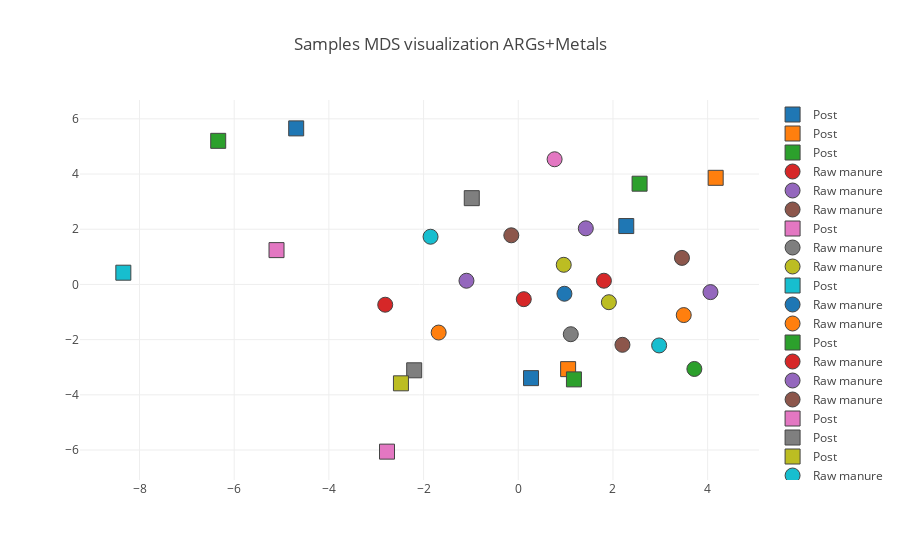

The notebook cell saved with this chart:
### Code cell
# visualize
layout1 = dict(
    title="Samples MDS visualization ARGs+Metals",
    xaxis=dict(zeroline=False),
    yaxis=dict(zeroline=False),
)

fig1 = dict(data=trace1, layout=layout1)
iplot(fig1, filename='basic-scatter-1')

### Figure 1 — Plotly figure (JSON) as saved in the notebook; plotly's stock layout.template omitted (floating-point values rounded to 4 significant figures)
{"data": [{"marker": {"line": {"width": 1}, "size": 15, "symbol": 1}, "mode": "markers", "name": "Post", "type": "scatter", "uid": "091837b8-967d-11e8-b190-14109fe1632b", "x": [0.2694], "y": [-3.395]}, {"marker": {"line": {"width": 1}, "size": 15, "symbol": 1}, "mode": "markers", "name": "Post", "type": "scatter", "uid": "09183b8c-967d-11e8-82f4-14109fe1632b", "x": [1.053], "y": [-3.069]}, {"marker": {"line": {"width": 1}, "size": 15, "symbol": 1}, "mode": "markers", "name": "Post", "type": "scatter", "uid": "09183ea2-967d-11e8-a81c-14109fe1632b", "x": [1.176], "y": [-3.44]}, {"marker": {"line": {"width": 1}, "size": 15, "symbol": 0}, "mode": "markers", "name": "Raw manure", "type": "scatter", "uid": "091841ae-967d-11e8-bb48-14109fe1632b", "x": [-2.81], "y": [-0.7349]}, {"marker": {"line": {"width": 1}, "size": 15, "symbol": 0}, "mode": "markers", "name": "Raw manure", "type": "scatter", "uid": "091844a6-967d-11e8-aee5-14109fe1632b", "x": [4.06], "y": [-0.2783]}, {"marker": {"line": {"width": 1}, "size": 15, "symbol": 0}, "mode": "markers", "name": "Raw manure", "type": "scatter", "uid": "091847a8-967d-11e8-9c2b-14109fe1632b", "x": [2.2], "y": [-2.188]}, {"marker": {"line": {"width": 1}, "size": 15, "symbol": 1}, "mode": "markers", "name": "Post", "type": "scatter", "uid": "09184a9e-967d-11e8-884f-14109fe1632b", "x": [-2.773], "y": [-6.058]}, {"marker": {"line": {"width": 1}, "size": 15, "symbol": 0}, "mode": "markers", "name": "Raw manure", "type": "scatter", "uid": "09184d98-967d-11e8-a3ed-14109fe1632b", "x": [1.109], "y": [-1.804]}, {"marker": {"line": {"width": 1}, "size": 15, "symbol": 0}, "mode": "markers", "name": "Raw manure", "type": "scatter", "uid": "09185086-967d-11e8-9016-14109fe1632b", "x": [1.914], "y": [-0.6433]}, {"marker": {"line": {"width": 1}, "size": 15, "symbol": 1}, "mode": "markers", "name": "Post", "type": "scatter", "uid": "09185388-967d-11e8-a215-14109fe1632b", "x": [-8.342], "y": [0.4253]}, {"marker": {"line": {"width": 1}, "size": 15, "symbol": 0}, "mode": "markers", "name": "Raw manure", "type": "scatter", "uid": "09185680-967d-11e8-bfd1-14109fe1632b", "x": [0.9749], "y": [-0.3373]}, {"marker": {"line": {"width": 1}, "size": 15, "symbol": 0}, "mode": "markers", "name": "Raw manure", "type": "scatter", "uid": "09185978-967d-11e8-aca0-14109fe1632b", "x": [-1.682], "y": [-1.744]}, {"marker": {"line": {"width": 1}, "size": 15, "symbol": 1}, "mode": "markers", "name": "Post", "type": "scatter", "uid": "09185c70-967d-11e8-b823-14109fe1632b", "x": [-6.338], "y": [5.203]}, {"marker": {"line": {"width": 1}, "size": 15, "symbol": 0}, "mode": "markers", "name": "Raw manure", "type": "scatter", "uid": "09185f5e-967d-11e8-af5e-14109fe1632b", "x": [0.1163], "y": [-0.5334]}, {"marker": {"line": {"width": 1}, "size": 15, "symbol": 0}, "mode": "markers", "name": "Raw manure", "type": "scatter", "uid": "09186258-967d-11e8-b4a7-14109fe1632b", "x": [1.426], "y": [2.034]}, {"marker": {"line": {"width": 1}, "size": 15, "symbol": 0}, "mode": "markers", "name": "Raw manure", "type": "scatter", "uid": "0918654c-967d-11e8-bcb7-14109fe1632b", "x": [-0.1471], "y": [1.78]}, {"marker": {"line": {"width": 1}, "size": 15, "symbol": 1}, "mode": "markers", "name": "Post", "type": "scatter", "uid": "09186846-967d-11e8-9619-14109fe1632b", "x": [-5.106], "y": [1.244]}, {"marker": {"line": {"width": 1}, "size": 15, "symbol": 1}, "mode": "markers", "name": "Post", "type": "scatter", "uid": "09186b3e-967d-11e8-a98e-14109fe1632b", "x": [-2.198], "y": [-3.111]}, {"marker": {"line": {"width": 1}, "size": 15, "symbol": 1}, "mode": "markers", "name": "Post", "type": "scatter", "uid": "09186e36-967d-11e8-b540-14109fe1632b", "x": [-2.478], "y": [-3.583]}, {"marker": {"line": {"width": 1}, "size": 15, "symbol": 0}, "mode": "markers", "name": "Raw manure", "type": "scatter", "uid": "0918712e-967d-11e8-ba7b-14109fe1632b", "x": [2.975], "y": [-2.21]}, {"marker": {"line": {"width": 1}, "size": 15, "symbol": 1}, "mode": "markers", "name": "Post", "type": "scatter", "uid": "0918741c-967d-11e8-b1fe-14109fe1632b", "x": [-4.69], "y": [5.655]}, {"marker": {"line": {"width": 1}, "size": 15, "symbol": 0}, "mode": "markers", "name": "Raw manure", "type": "scatter", "uid": "09187714-967d-11e8-b265-14109fe1632b", "x": [3.495], "y": [-1.11]}, {"marker": {"line": {"width": 1}, "size": 15, "symbol": 0}, "mode": "markers", "name": "Raw manure", "type": "scatter", "uid": "09187a0c-967d-11e8-9711-14109fe1632b", "x": [3.719], "y": [-3.062]}, {"marker": {"line": {"width": 1}, "size": 15, "symbol": 0}, "mode": "markers", "name": "Raw manure", "type": "scatter", "uid": "09187cfa-967d-11e8-9c20-14109fe1632b", "x": [1.809], "y": [0.1344]}, {"marker": {"line": {"width": 1}, "size": 15, "symbol": 0}, "mode": "markers", "name": "Raw manure", "type": "scatter", "uid": "09187ff4-967d-11e8-913c-14109fe1632b", "x": [-1.094], "y": [0.134]}, {"marker": {"line": {"width": 1}, "size": 15, "symbol": 0}, "mode": "markers", "name": "Raw manure", "type": "scatter", "uid": "091882e2-967d-11e8-8bae-14109fe1632b", "x": [3.457], "y": [0.9619]}, {"marker": {"line": {"width": 1}, "size": 15, "symbol": 0}, "mode": "markers", "name": "Raw manure", "type": "scatter", "uid": "091885d8-967d-11e8-9f9d-14109fe1632b", "x": [0.7672], "y": [4.536]}, {"marker": {"line": {"width": 1}, "size": 15, "symbol": 1}, "mode": "markers", "name": "Post", "type": "scatter", "uid": "091888d0-967d-11e8-8b5b-14109fe1632b", "x": [-0.982], "y": [3.126]}, {"marker": {"line": {"width": 1}, "size": 15, "symbol": 0}, "mode": "markers", "name": "Raw manure", "type": "scatter", "uid": "09188bc8-967d-11e8-a939-14109fe1632b", "x": [0.9603], "y": [0.7112]}, {"marker": {"line": {"width": 1}, "size": 15, "symbol": 0}, "mode": "markers", "name": "Raw manure", "type": "scatter", "uid": "09188ec0-967d-11e8-900b-14109fe1632b", "x": [-1.853], "y": [1.728]}, {"marker": {"line": {"width": 1}, "size": 15, "symbol": 1}, "mode": "markers", "name": "Post", "type": "scatter", "uid": "091891ae-967d-11e8-ac19-14109fe1632b", "x": [2.281], "y": [2.115]}, {"marker": {"line": {"width": 1}, "size": 15, "symbol": 1}, "mode": "markers", "name": "Post", "type": "scatter", "uid": "091894a6-967d-11e8-95c9-14109fe1632b", "x": [4.169], "y": [3.863]}, {"marker": {"line": {"width": 1}, "size": 15, "symbol": 1}, "mode": "markers", "name": "Post", "type": "scatter", "uid": "09189794-967d-11e8-b9d0-14109fe1632b", "x": [2.562], "y": [3.65]}], "layout": {"title": "Samples MDS visualization ARGs+Metals", "xaxis": {"zeroline": false}, "yaxis": {"zeroline": false}}}
